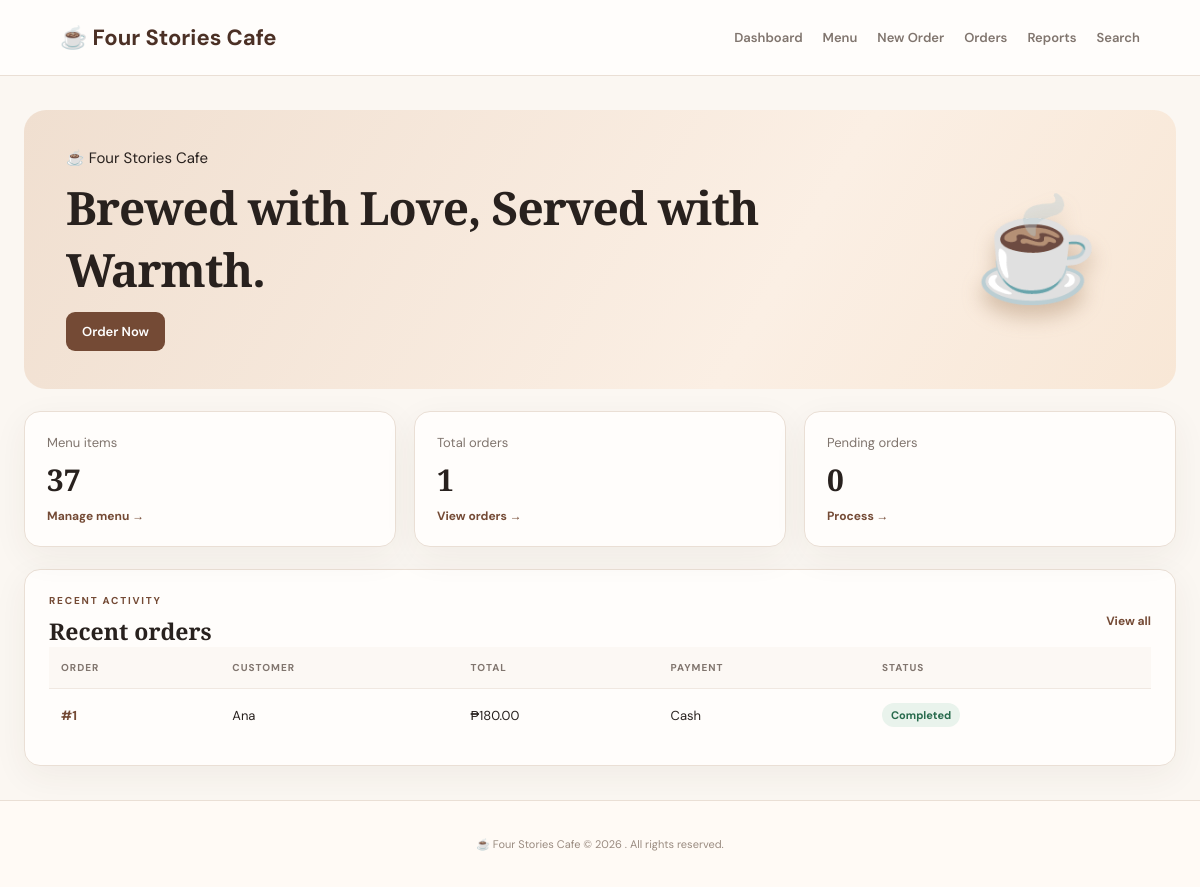
The page / on the database its author committed.
### tables this page shows
CREATE TABLE orders (
        id INTEGER PRIMARY KEY AUTOINCREMENT,
        customer_name TEXT NOT NULL,
        total REAL NOT NULL CHECK(total >= 0),
        payment_method TEXT NOT NULL CHECK(payment_method IN ('Cash','GCash')),
        payment_status TEXT NOT NULL,
        status TEXT NOT NULL DEFAULT 'Pending' CHECK(status IN ('Pending','Completed','Cancelled')),
        created_at TEXT NOT NULL DEFAULT CURRENT_TIMESTAMP
    );

### app.py (the view)
@app.route("/")
def index():
    db = get_db()
    menu_count = db.execute("SELECT COUNT(*) FROM menu_items").fetchone()[0]
    order_count = db.execute("SELECT COUNT(*) FROM orders").fetchone()[0]
    pending_count = db.execute("SELECT COUNT(*) FROM orders WHERE status='Pending'").fetchone()[0]
    recent_orders = db.execute("SELECT * FROM orders ORDER BY id DESC LIMIT 5").fetchall()
    return render_template("index.html", menu_count=menu_count, order_count=order_count,
                           pending_count=pending_count, recent_orders=recent_orders)

### database.py (called while the page is built)
def get_db():
    if "db" not in g:
        g.db = sqlite3.connect(DATABASE)
        g.db.row_factory = sqlite3.Row
        g.db.execute("PRAGMA foreign_keys = ON")
    return g.db

### templates/index.html (shortened to what this page needs)
{% extends "base.html" %}
{% block content %}
<section class="hero">
  <div>
    ☕ Four Stories Cafe
    <h1>Brewed with Love, Served with Warmth.</h1>
    <a class="button" href="{{ url_for('new_order') }}"> Order Now</a>
  </div>
  <div class="hero-art">☕</div>
</section>
<section class="stats">
  <article class="stat"><span>Menu items</span><strong>{{ menu_count }}</strong><a href="{{ url_for('menu') }}">Manage menu →</a></article>
  <article class="stat"><span>Total orders</span><strong>{{ order_count }}</strong><a href="{{ url_for('orders') }}">View orders →</a></article>
  <article class="stat"><span>Pending orders</span><strong>{{ pending_count }}</strong><a href="{{ url_for('orders', status='Pending') }}">Process →</a></article>
</section>
<section class="panel">
  <div class="section-head"><div><p class="eyebrow">RECENT ACTIVITY</p><h2>Recent orders</h2></div><a href="{{ url_for('orders') }}">View all</a></div>
  {% if recent_orders %}
  <div class="table-wrap"><table><thead><tr><th>Order</th><th>Customer</th><th>Total</th><th>Payment</th><th>Status</th></tr></thead><tbody>
  {% for o in recent_orders %}<tr><td><a href="{{ url_for('order_detail', order_id=o.id) }}">#{{ o.id }}</a></td><td>{{ o.customer_name }}</td><td>₱{{ "%.2f"|format(o.total) }}</td><td>{{ o.payment_method }}</td><td><span class="pill">{{ o.status }}</span></td></tr>{% endfor %}
  </tbody></table></div>
  {% else %}<p class="empty">No orders yet. Create your first order to get started.</p>{% endif %}
</section>
{% endblock %}

### static/style.css (style rules this page uses)
:root { --ink:#28211e;--muted:#80756e;--cream:#fbf7f2;--paper:#fffdfb;--line:#eadfd5;--coffee:#744a35;--coffee-dark:#4b3025;--peach:#f4e1d1;--green:#286b4d;--red:#a23a35;--shadow:0 10px 35px rgba(73,48,34,.06) }
* { box-sizing:border-box }
body { margin:0;background:var(--cream);color:var(--ink);font-family:'DM Sans',sans-serif;font-size:15px }
.hero { padding:38px 42px;border-radius:22px;background:linear-gradient(120deg,#f0dfd0,#fbefe4 65%,#f8e7d6);display:flex;justify-content:space-between;align-items:center;overflow:hidden }
.hero h1,.page-head h1 { font-family:'Playfair Display',serif;font-size:clamp(30px,4vw,46px);margin:5px 0 12px;letter-spacing:-1px }
.hero-art { font-size:100px;filter:drop-shadow(0 12px 10px #8c654255);padding:0 35px }
.eyebrow { font-size:10px;font-weight:700;letter-spacing:1.8px;color:var(--coffee);margin:0 0 8px }
.button { border:0;display:inline-flex;align-items:center;justify-content:center;padding:11px 16px;border-radius:9px;background:var(--coffee);color:white;text-decoration:none;font:600 13px 'DM Sans',sans-serif;cursor:pointer }
.stats { display:grid;grid-template-columns:repeat(3,1fr);gap:18px;margin:22px 0 }
.stat { background:var(--paper);border:1px solid var(--line);border-radius:16px;padding:22px;box-shadow:var(--shadow);display:flex;flex-direction:column;gap:8px }
.stat span { font-size:13px;color:var(--muted) }
.stat strong { font-size:30px;font-family:'Playfair Display',serif }
.stat a,.section-head>a { font-size:12px;color:var(--coffee);text-decoration:none;font-weight:700 }
.panel { background:var(--paper);border:1px solid var(--line);border-radius:16px;padding:24px;margin:20px 0;box-shadow:var(--shadow) }
h2 { font-family:'Playfair Display',serif;font-size:23px;margin:0 0 16px }
.section-head,.page-head { display:flex;justify-content:space-between;align-items:center;gap:20px }
.section-head h2 { margin:0 }
.table-wrap { width:100%;overflow-x:auto }
table { width:100%;border-collapse:collapse;white-space:nowrap }
th,td { text-align:left;padding:14px 12px;border-bottom:1px solid #f0e8e1;font-size:13px }
th { font-size:10px;text-transform:uppercase;letter-spacing:1px;color:var(--muted);background:#fcf8f4 }
td a { color:var(--coffee);font-weight:700;text-decoration:none }
tbody tr:last-child td { border-bottom:0 }
.pill { display:inline-block;background:#e9f3ec;color:#286b4d;border-radius:20px;padding:5px 9px;font-size:11px;font-weight:700 }

### rows shown on the page
orders: id "1", customer_name "Ana", total "180.00", payment_method "Cash", status "Completed"

### other values the page prints
{{ menu_count }} "37"
{{ order_count }} "1"
{{ pending_count }} "0"
